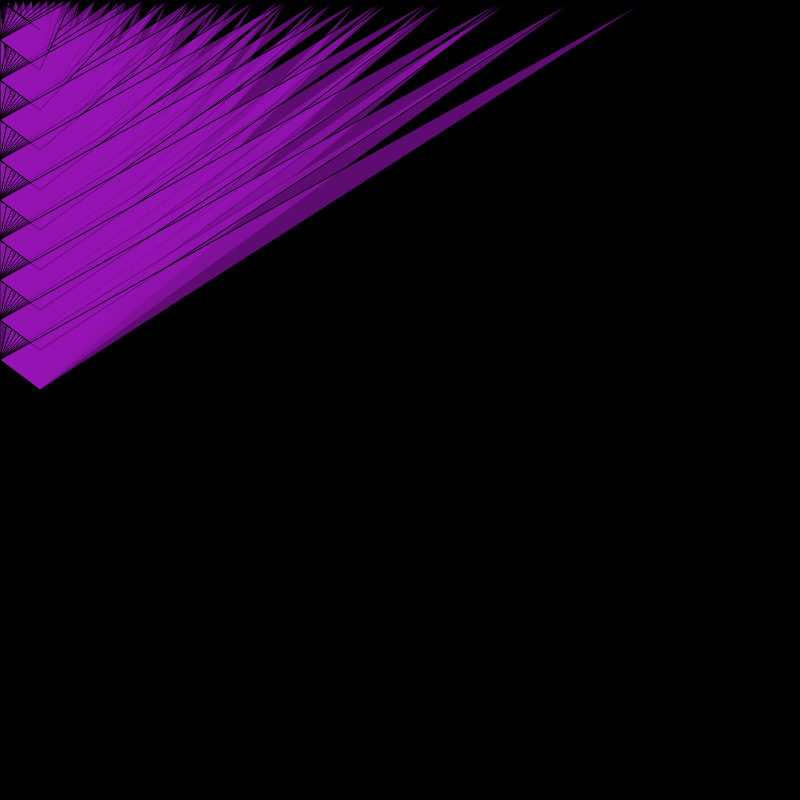
Frame 1 (no input)
Frame 60 (no input): identical to frame 1, image omitted
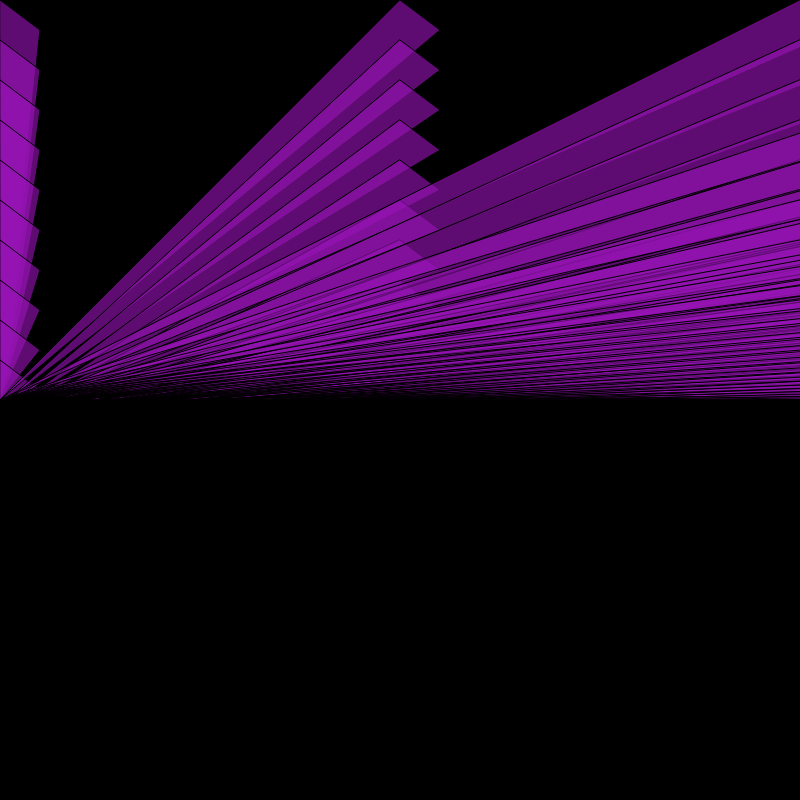
Frame 120 (the mouse pressed at the canvas centre since frame 60)

The p5.js sketch that drew these frames (run headless with seeded random() and noise() and a simulated clock; from frame 60 on, the mouse is pressed at the canvas centre):

// p5.js sketch
// ── sketch.js


function setup() {
  createCanvas(800, 800);
}

function draw() {
  background(0);
  fill(150, 20, 180, 160);

  for (var i=0; i<10; i++) {
    for (var j=0; j<10; j++) {
      
      var x1 = i * mouseX;
      var y1 = j * 40;
      var x2 = x1 + 40;
      var y2 = y1 + 30;
      var x3 = i * j * 8;
      var y3 = mouseY;
      
      triangle(x1, y1, x2, y2, x3, y3);
      
    }
  }
  
}
